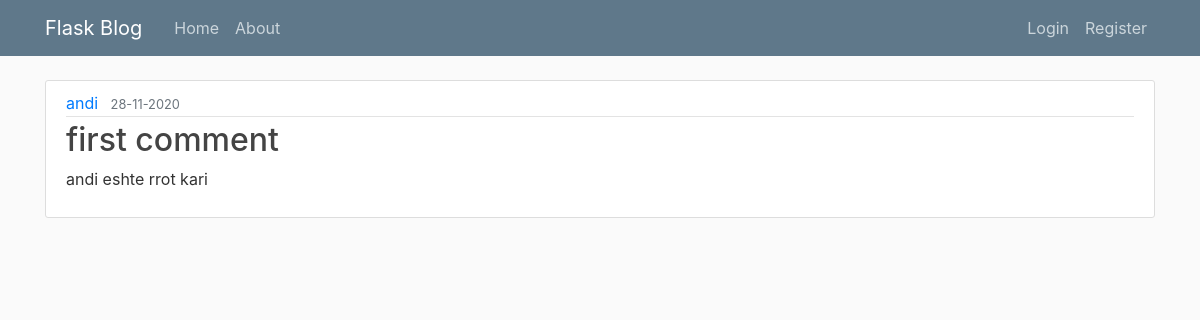
/post/1, run on an earlier commit of the app's database.
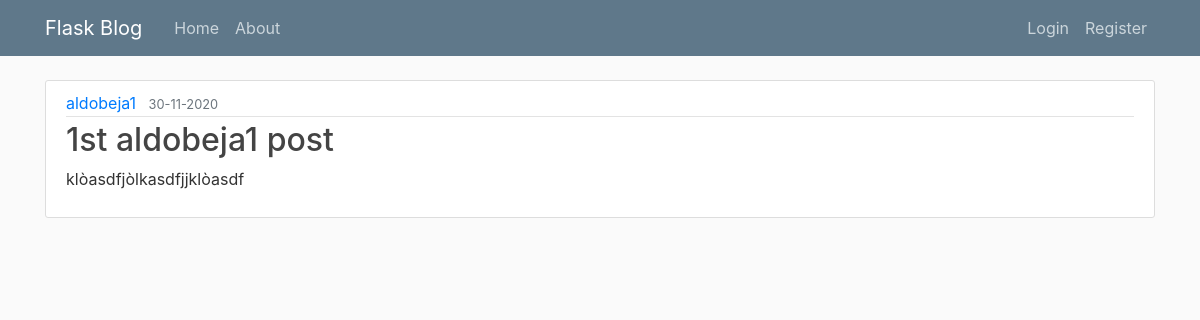
And on a later commit of the database.
### app.py (models this page shows, shortened)
class User(db.Model, UserMixin):
    id = db.Column(db.Integer, primary_key=True)
    username = db.Column(db.String(20), unique=True, nullable=False)
    email = db.Column(db.String(120), unique=True, nullable=False)
    password = db.Column(db.String(60),nullable=False)
    posts = db.relationship('Post', backref='author', lazy=True)
    user_comments = db.relationship('Comment', backref='author_comment', lazy=True)

class Post(db.Model):
    id = db.Column(db.Integer, primary_key=True)
    title = db.Column(db.String(100), nullable=False)
    date_posted = db.Column(db.DateTime, nullable=False, default=datetime.utcnow )
    content = db.Column(db.Text, nullable=False)
    user_id = db.Column(db.Integer, db.ForeignKey('user.id'), nullable=False)
    post_comments = db.relationship('Comment', backref='title_of_post', lazy=True)

### app.py (the view)
@app.route("/post/<int:post_id>")
def post(post_id):
    post = Post.query.get_or_404(post_id)
    return render_template('post.html', title=post.title, post=post)

### templates/post.html (shortened to what this page needs)
{% extends "layout.html" %}
{% block content %}
        <article class="media content-section">
            <div class="media-body">
                <div class="article-metadata">
                    <a class="mr-2" href="{{url_for('user_posts', username=post.author.username) }}">{{ post.author.username }}</a>
                    <small class="text-muted">{{ post.date_posted.strftime('%d-%m-%Y') }}</small>
                </div>
                <h2 class="article-title">{{ post.title }}</a></h2>
                <p class="article-content">{{ post.content }}</p>
            </div>
        </article>
{% endblock %}

### templates/layout.html (shortened to what this page needs)
<!DOCTYPE html>
<html lang="en">
<head>
    <link rel="stylesheet" href="https://cdn.jsdelivr.net/npm/bootstrap@4.5.3/dist/css/bootstrap.min.css">
    <link rel="stylesheet" href="{{ url_for('static', filename='main.css')}}">
</head>
<body>
    <header class="site-header">
        <nav class="navbar navbar-expand-md navbar-dark bg-steel fixed-top">
            <div class="container">
                <a class="navbar-brand mr-4" href="/">Flask Blog</a>
                <div class="collapse navbar-collapse" id="navbarToggle">
                    <div class="navbar-nav mr-auto">
                        <a class="nav-item nav-link" href="{{ url_for('home')}}">Home</a>
                        <a class="nav-item nav-link" href="{{ url_for('about')}}">About</a>
                    </div>
                    <div class="navbar-nav">
                        {% if current_user.is_authenticated %}
                            <a class="nav-item nav-link" href="{{url_for('new_post')}}">New Post</a>
                            <a class="nav-item nav-link" href="{{url_for('account')}}">Account</a>
                            <a class="nav-item nav-link" href="{{url_for('logout')}}">Logout</a>
                        {% else %}
                            <a class="nav-item nav-link" href="{{url_for('login')}}">Login</a>
                            <a class="nav-item nav-link" href="{{url_for('register')}}">Register</a>
                        {% endif%}
                    </div>
                </div>
            </div>
        </nav>
    </header>
    <div class="container">
        {% block content %}
        {% endblock %}
    </div>
</body>
</html>

### static/main.css (style rules this page uses)
body { background: #fafafa; color: #333333; margin-top: 5rem; }
h1, h2, h3, h4, h5, h6 { color: #444444; }
.bg-steel { background-color: #5f788a; }
.site-header .navbar-nav .nav-link { color: #cbd5db; }
.content-section { background: #ffffff; padding: 10px 20px; border: 1px solid #dddddd; border-radius: 3px; margin-bottom: 20px; }
.article-title { color: #444444; }
.article-content { white-space: pre-line; }
.article-metadata { padding-bottom: 1px; margin-bottom: 4px; border-bottom: 1px solid #e3e3e3 }

What changed in the data, as far as the page shows it:
changed User: author.username "andi" → "aldobeja1"
changed Post: date_posted "28-11-2020" → "30-11-2020"; title "first comment" → "1st aldobeja1 post"; content "andi eshte rrot kari" → "klòasdfjòlkasdfjjklòasdf"
